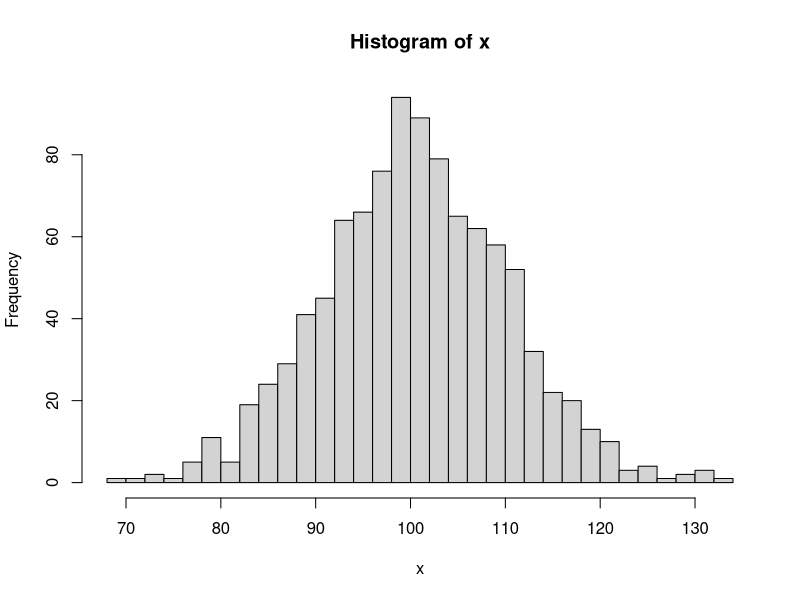

This figure's R source:
## ---- chunk 1
## DATA GENERATION
x=rnorm(1000,mean=100,sd=10) # normal
#x=c(rchisq(1000,6)) # right skew
#x=c(-rchisq(1000,6)+25) # left skew
#x=c(rnorm(1000,mean=100,sd=5),rnorm(500,mean=100,sd=3),rnorm(500,mean=100, sd=1)) # leptokurtic
#x=c(rnorm(1000,mean=100,sd=10),runif(500,min=60,max=140),runif(500,min=70, max=130)) #platykurtic
## ---- chunk 2

hist(x,breaks=30)
#boxplot(x)
